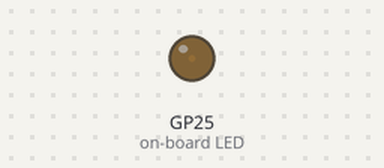
The program below on a simulated Raspberry Pi Pico running MicroPython. On the bench: output pins drawn as LEDs (lit = HIGH).

Above: at 0.05 s.
At 1.6 s:
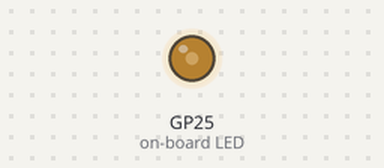
At 2.05 s:
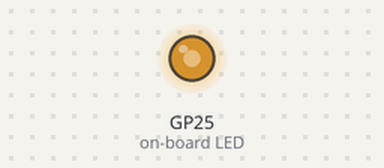
At 2.55 s:
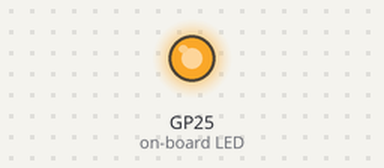
Timing chart, 0 to 5.9 s (numbered marks = the images above):
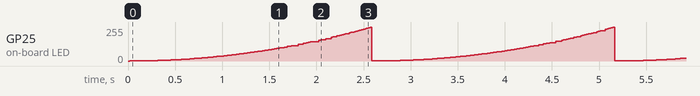

The program:

pio_pwm.py
```python
'''
相较原代码改进：
1.、增加了异常处理，避免程序崩溃。
'''
# 使用PIO进行PWM和降低LED亮度的示例

from machine import Pin
from rp2 import PIO, StateMachine, asm_pio
from time import sleep


@asm_pio(sideset_init=PIO.OUT_LOW)
def pwm_prog():
    pull(noblock) .side(0)
    mov(x, osr) # 将最新的拉取数据保存在X中，供noblock回收
    mov(y, isr) # ISR必须预加载PWM计数最大值
    label("pwmloop")
    jmp(x_not_y, "skip")
    nop()         .side(1)
    label("skip")
    jmp(y_dec, "pwmloop")


class PIOPWM:
    def __init__(self, sm_id, pin, max_count, count_freq):
        self._sm = StateMachine(sm_id, pwm_prog, freq=2 * count_freq, sideset_base=Pin(pin))
        # 使用exec（）将最大计数加载到ISR中
        self._sm.put(max_count)
        self._sm.exec("pull()")
        self._sm.exec("mov(isr, osr)")
        self._sm.active(1)
        self._max_count = max_count

    def set(self, value):
        # 最小值为-1（完全关闭），0实际上仍会产生窄脉冲
        value = max(value, -1)
        value = min(value, self._max_count)
        self._sm.put(value)


# 在Raspberry Pi主板上的Pin 25
try:
    pwm = PIOPWM(0, 25, max_count=(1 << 16) - 1, count_freq=10_000_000)
except Exception as e:
    print(f"PWM初始化失败: {e}")

while True:
    try:
        for i in range(256):
            pwm.set(i ** 2)
            sleep(0.01)
    except Exception as e:
        print(f"循环中出现错误: {e}")
        break
```
